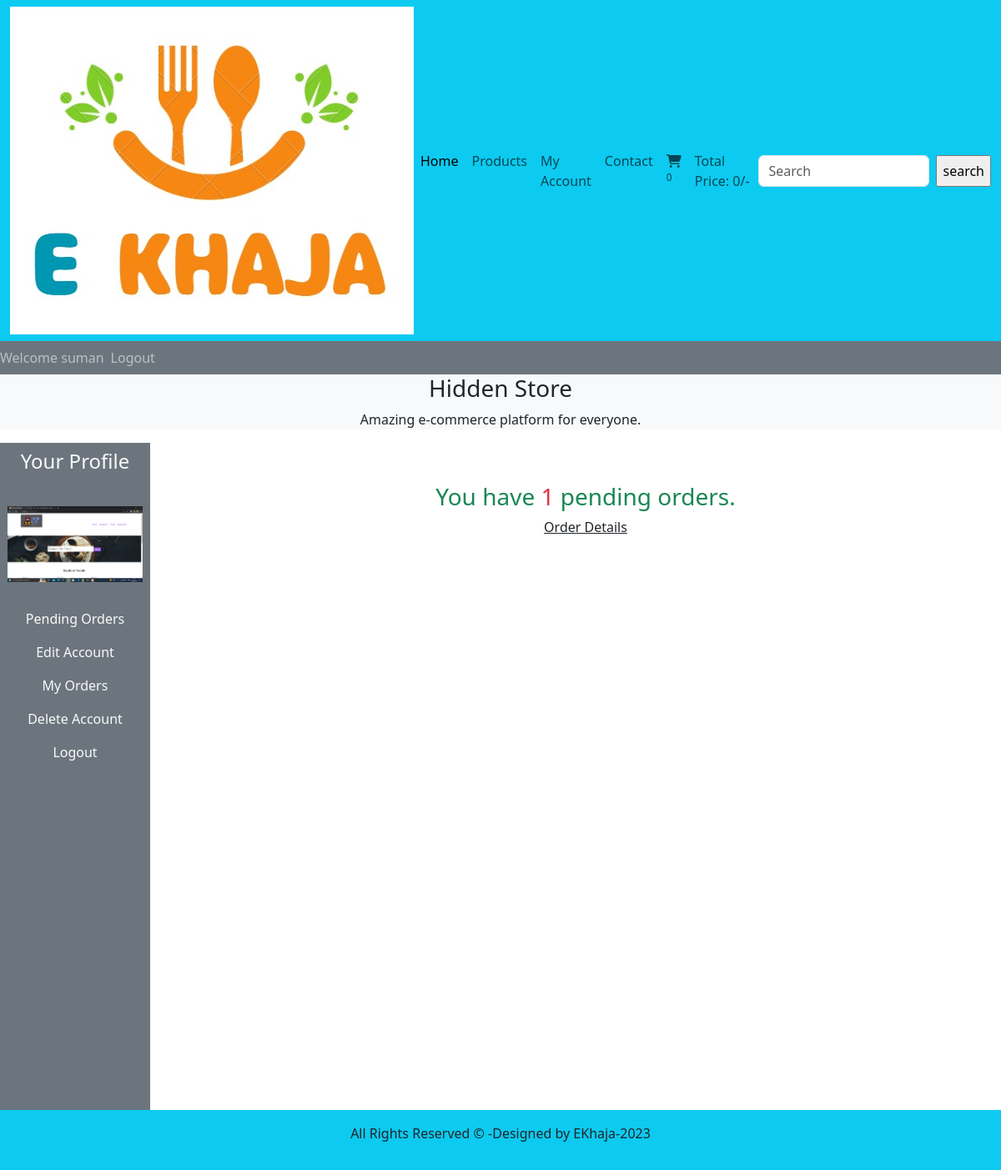
/users_area/profile.php (signed in), run on the app's committed database.
### tables this page shows
CREATE TABLE `user_table` (
  `user_id` int(11) NOT NULL,
  `user_name` varchar(50) NOT NULL,
  `user_email` varchar(50) NOT NULL,
  `user_password` varchar(255) NOT NULL,
  `user_image` varchar(255) NOT NULL,
  `user_ip` varchar(60) NOT NULL,
  `user_address` varchar(255) NOT NULL,
  `user_mobile` varchar(20) NOT NULL
);

### users_area/profile.php (the view, shortened to what this page needs)
<?php
include('../includes/connect.php');
include('../functions/common_function.php');
?>
<!DOCTYPE html>
<html lang="en">
<head>
    <link href="https://cdn.jsdelivr.net/npm/bootstrap@5.3.0/dist/css/bootstrap.min.css" rel="stylesheet"
>
    <link rel="stylesheet" href="https://cdnjs.cloudflare.com/ajax/libs/font-awesome/6.4.0/css/all.min.css"
 />
</head>
<body>
    <div class="container-fluid p-0">
        <nav class="navbar navbar-expand-lg bg-info">
            <div class="container-fluid">
                <img src="images/logofood2.jpg" alt="logo" class="logo">
                <div class="collapse navbar-collapse" id="navbarSupportedContent">
                    <ul class="navbar-nav me-auto mb-2 mb-lg-0">
                        <li class="nav-item">
                            <a class="nav-link active" aria-current="page" href="../index.php">Home</a>
                        </li>
                        <li class="nav-item">
                            <a class="nav-link" href="../display_all.php">Products</a>
                        </li>
                        <li class="nav-item">
                            <a class="nav-link" href="profile.php">My Account</a>
                        </li>
                        <li class="nav-item">
                            <a class="nav-link" href="#">Contact</a>
                        </li>
                        <li class="nav-item">
                            <a class="nav-link" href="../cart.php"><i class="fa-solid fa-cart-shopping"></i><sup>
                                    <?php cart_item(); ?>
                                </sup></a>
                        </li>
                        <li class="nav-item">
                            <a class="nav-link" href="#">Total Price:
                                <?php total_cart_price(); ?>/-
                            </a>
                        </li>
                    </ul>
                    <form class="d-flex" action="../search_product.php" method="get">
                        <input class="form-control me-2" type="search" placeholder="Search" aria-label="search"
                            name="search_data">
                        <input type="submit" value="search" class="btn-outline-light" name="search_data_product">
                    </form>
                </div>
            </div>
        </nav>
        <nav class="nav navbar-expand-lg navbar-dark bg-secondary">
            <ul class="navbar-nav me-auto">
                <?php
                if (!isset($_SESSION['username'])) {
                    echo "<li class='nav-item'>
            <a class='nav-link mx-2' href='#'>Welcome Guest </a>
          </li>";
                } else {
                    echo "<li class='nav-item'>
            <a class='nav-link' href='#'>Welcome " . $_SESSION['username'] . "</a>
          </li>";
                }
                ?>
                <?php
                if (!isset($_SESSION['username'])) {
                    echo "<li class='nav-item'>
            <a class='nav-link' href='./users_area/user_login.php'> Login</a>
          </li>";
                } else {
                    echo "<li class='nav-item me-auto'>
            <a class='nav-link mx-2' href='../users_area/logout.php'> Logout</a>
          </li>";
                }
                ?>
            </ul>
        </nav>
        <div class="bg-light">
            <h3 class="text-center">Hidden Store</h3>
            <p class="text-center">Amazing e-commerce platform for everyone.</p>
        </div>
        <div class="row">
            <div class="col-md-2">
                <ul class="navbar-nav bg-secondary text-center" style="height:100vh">
                    <li class="nav-item ">
                        <a class="nav-link text-light" href="#">
                            <h4>Your Profile</h4>
                        </a>
                    </li>
                    <?php
                    $username = $_SESSION['username'];
                    $user_image = "select * from `user_table` where user_name='$username';";
                    $user_image = mysqli_query($con, $user_image);
                    $row_image = mysqli_fetch_array($user_image);
                    $user_image = $row_image['user_image'];
                    echo "<li class='nav-item '>
                    <img src='./user_images/$user_image' class='profile_img my-4 ' alt=''>
                </li>";
                    ?>
                    <li class="nav-item ">
                        <a class="nav-link text-light" href="profile.php"> Pending Orders</a>
                    </li>
                    <li class="nav-item ">
                        <a class="nav-link text-light" href="profile.php?edit_account"> Edit Account</a>
                    </li>
                    <li class="nav-item ">
                        <a class="nav-link text-light" href="profile.php?my_orders"> My Orders </a>
                    </li>
                    <li class="nav-item ">
                        <a class="nav-link text-light" href="profile.php?delete_account"> Delete Account </a>
                    </li>
                    <li class="nav-item ">
                        <a class="nav-link text-light" href="logout.php">Logout</a>
                    </li>
                </ul>
            </div>
            <div class="col-md-10 text-center">
                <?php get_user_order_details();
                ?>
            </div>
        </div>
        <?php include("../includes/footer.php") ?>
    </div>
</body>
</html>

### functions/common_function.php (shortened to what this page needs)
<?php
function getIPAddress()
{
  if (!empty($_SERVER['HTTP_CLIENT_IP'])) {
    $ip = $_SERVER['HTTP_CLIENT_IP'];
  }
  elseif (!empty($_SERVER['HTTP_X_FORWARDED_FOR'])) {
    $ip = $_SERVER['HTTP_X_FORWARDED_FOR'];
  }
  else {
    $ip = $_SERVER['REMOTE_ADDR'];
  }
  return $ip;
}
function cart_item()
{
  if (isset($_GET['add_to_cart'])) {
    global $con;
    $get_ip_add = getIPAddress();
    $select_query = "select * from cart_details where ip_address='$get_ip_add'";
    $result_query = mysqli_query($con, $select_query);
    $count_cart_items = mysqli_num_rows($result_query);
  } else {
    global $con;
    $get_ip_add = getIPAddress();
    $select_query = "select * from cart_details where ip_address='$get_ip_add'";
    $result_query = mysqli_query($con, $select_query);
    $count_cart_items = mysqli_num_rows($result_query);
  }
  echo $count_cart_items;
}
function total_cart_price()
{
  $total_price = 0;
  echo $total_price;
}
function get_user_order_details()
{
  global $con;
  $username = $_SESSION['username'];
  $get_details = "select * from `user_table` where user_name='$username';";
  $result_query = mysqli_query($con, $get_details);
  while ($row_query = mysqli_fetch_array($result_query)) {
    $user_id = $row_query['user_id'];
    if (!isset($_GET['edit_account'])) {
      if (!isset($_GET['my_orders'])) {
        if (!isset($_GET['delete_account'])) {
          $get_orders = "select * from `user_orders` where user_id='$user_id' and order_status='pending';";
          $result_orders_query = mysqli_query($con, $get_orders);
          $row_count = mysqli_num_rows($result_orders_query);
          if ($row_count > 0) {
            echo "<h3 class='text-center text-success mt-5 mb-2'> You have <span class= 'text-danger'>$row_count</span> pending orders.</h3>
            <p class='text-center'><a href='profile.php?my_orders' class='text-dark'>Order Details</a></p>";
          }else{
            echo "<h3 class='text-center text-success mt-5 mb-2'> You have zero pending orders.</h3>
            <p class='text-center'><a href='../index.php' class='text-dark'>Explore Products</a></p>";
          }
        }
      }
    }
  }
}
?>

### data on the page
user_table: user_image (picture), row_count "1"

### other printed values
$count_cart_items "0"
$total_price "0"
$_SESSION['username'] "suman"
